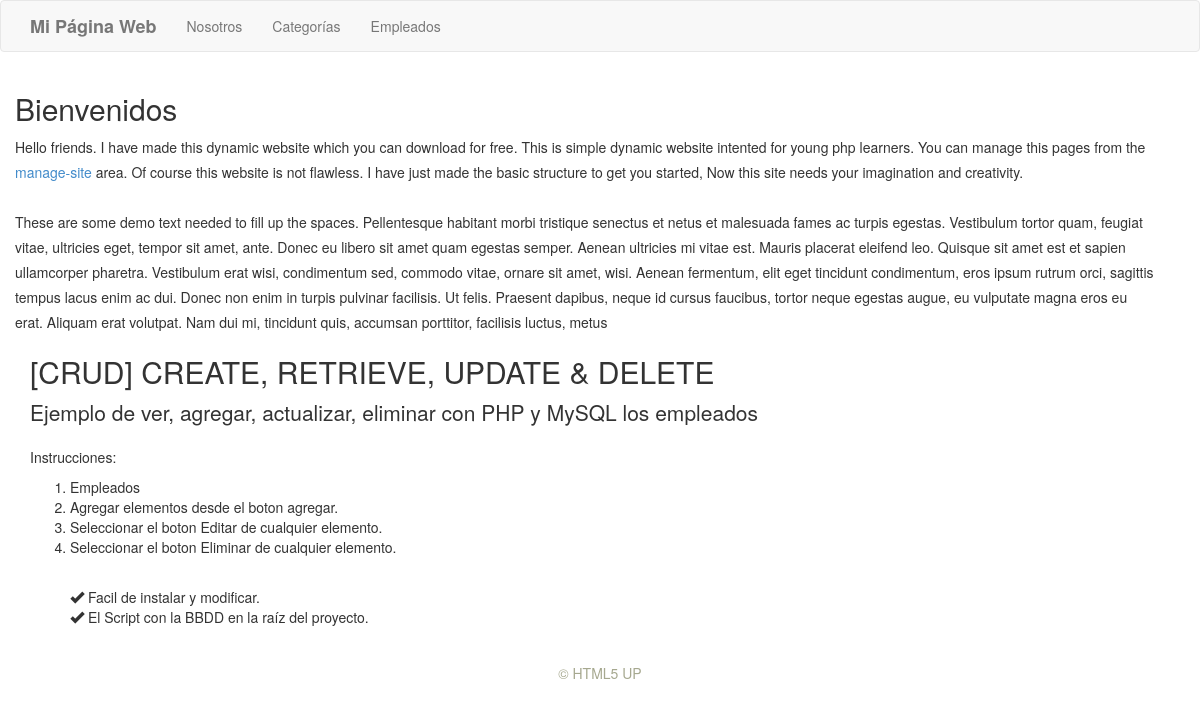
The page / on the database its author committed.
### tables this page shows
CREATE TABLE `mp_pages` (
  `page_id` int(11) NOT NULL,
  `page_title` varchar(255) NOT NULL,
  `page_desc` text DEFAULT NULL,
  `meta_keywords` varchar(255) DEFAULT NULL,
  `meta_desc` varchar(255) DEFAULT NULL,
  `sort_order` int(11) NOT NULL DEFAULT 0,
  `parent` varchar(255) NOT NULL DEFAULT '0',
  `status` enum('A','I') NOT NULL DEFAULT 'A',
  `page_alias` varchar(255) DEFAULT NULL
);

### config.php (called while the page is built, shortened)
<?php
$currentPage = pathinfo($_SERVER['PHP_SELF'], PATHINFO_FILENAME);

### php/core/Executor.php (called while the page is built)
<?php
class Executor {
  public static function doit($sql){
		$con = Database::getCon();
		return array($con->query($sql),$con->insert_id);
	}
}

### php/core/models/Page.php (called while the page is built, shortened)
<?php
class Page extends DataRow {
    public static $tablename = "mp_pages";
    private $title;
    private $desc;
    public function __construct() {
        $this->title = "";
        $this->desc = "";
    }
    public function getDataToDatarow($row) {
        $page = new Page();
        $page->setId($row["page_id"]);
        $page->setTitle($row["page_title"]);
        $page->setDesc($row["page_desc"]);
        $page->setAlias($row["page_alias"]);
        return $page;
    }
    public function getTitle() {
        return $this->title;
    }
    public function getDesc() {
        return $this->desc;
    }
    public function setTitle($title) {
        $this->title = $title;
    }
    public function setDesc($desc) {
        $this->desc = $desc;
    }
     public static function getPageDetailsByName($currentPage) {
        $sql = "select * from " . self::$tablename . " where 1 AND page_alias=\"$currentPage\"";
        $query = Executor::doit($sql);
        return Model::one($query[0], new Page());
    }
}

### php/core/Model.php (called while the page is built, shortened)
<?php
class Model {
    public static function one($query, $aclass) {
        $found = null;
        $data = new $aclass;
        while ($r = $query->fetch_array()) {
            $cnt = 1;
            foreach ($r as $key => $v) {
                if ($cnt > 0 && $cnt % 2 == 0) {
                     $data  = $aclass->getDataToDatarow($r);
                     break;
                }
                $cnt++;
            }
            $found = $data;
            break;
        }
        return $found;
    }
}

### index.php (the view, shortened to what this page needs)
<?php
require("config.php");
$pageDetails = Page::getPageDetailsByName($currentPage);
?>
<?php include "php/pages/header.php"; ?>
    <div class="row main-row">
        <div class="9u">
            <section class="left-content">
                 <h2><?php echo stripslashes($pageDetails->getTitle()); ?></h2>
            <?php echo stripslashes($pageDetails->getDesc()); ?>
            </section>
        </div>
    </div>
    <div class="row">
        <div class="col-md-12">
            <h2>[CRUD] CREATE, RETRIEVE, UPDATE &amp; DELETE</h2>
            <p class="lead">Ejemplo de ver, agregar, actualizar, eliminar con PHP y MySQL los empleados</p>
            <p>Instrucciones:</p>
            <ol>
                <li>Empleados</li>
                <li>Agregar elementos desde el boton agregar.</li>
                <li>Seleccionar el boton Editar de cualquier elemento.</li>
                <li>Seleccionar el boton Eliminar de cualquier elemento.</li>
            </ol>
            <br>
            <ul type="none">
                <li><i class="glyphicon glyphicon-ok"></i> Facil de instalar y modificar.</li>
                <li><i class="glyphicon glyphicon-ok"></i> El Script con la BBDD en la raíz del proyecto.</li>
            </ul>
        </div>
    </div>
<?php include("php/pages/footer.php"); ?>

### php/pages/header.php (shortened to what this page needs)
<html>
    <head>
        <link rel="stylesheet" type="text/css" href="bootstrap/css/bootstrap.min.css">
        <link rel="stylesheet" type="text/css" href="css/style-desktop.css">
    </head>
    <body>
        <?php include "php/pages/navbar.php"; ?>
        <div class="container">

### php/pages/navbar.php (shortened to what this page needs)
<nav class="navbar navbar-default" role="navigation">
    <div class="container">
        <div class="navbar-header">
            <a class="navbar-brand" href="./"><b><?php echo SITE_NAME ?></b></a>
        </div>
        <div class="collapse navbar-collapse navbar-ex1-collapse">
            <ul class="nav navbar-nav">
                <li><a href="./about-us.php" <?php echo ($currentPage == "about-us") ? ' class="current-page-item"' : '' ?> >Nosotros</a></li>
                <li><a href="./category.php" <?php echo ($currentPage == "category") ? ' class="current-page-item"' : '' ?>>Categorías</a></li>
                <li><a href="./ver.php" <?php echo ($currentPage == "category") ? ' class="current-page-item"' : '' ?>>Empleados</a></li>
            </ul>
        </div>
    </div>
</nav>

### php/pages/footer.php
</div>
</body>
<div id="footer-wrapper">
    <div class="container">
        <div class="row">
            <div class="12u">
                <div id="copyright">
                    &copy; HTML5 UP</a>
                </div>
            </div>
        </div>
    </div>
</div>
</html>

### css/style-desktop.css (style rules this page uses)
body { min-width: 1200px; }
section, article { margin: 0 0 20px 0; }
section:last-child, article:last-child { margin-bottom: 0; }
section.left-content { padding-right: 30px; line-height:25px; }
#footer-wrapper { padding: 0 0 1% 0; }
#copyright { text-align: center; color: #A6A88F; padding: 1em 0 0 0; margin: 1% 0 0 0; }

### rows shown on the page
mp_pages: page_title "Bienvenidos", page_desc "Hello friends. I have made this dynamic website which you can download for free. This is simple dynamic website intented for young php learners. You can manage this pages from the manage-site area. Of course this website is not flawless. I have just made the basic structure to get you started, Now this site needs your imagination and creativity. These are some demo text needed to fill up the spaces. Pellentesque habitant morbi tristique senectus et netus et malesuada fames ac turpis egestas. Vestibulum tortor quam, feugiat vitae, ultricies eget, tempor sit amet, ante. Donec eu libero sit amet quam egestas semper. Aenean ultricies mi vitae est. Mauris placerat eleifend leo. Quisque sit amet…"

### other values the page prints
SITE_NAME "Mi Página Web"
